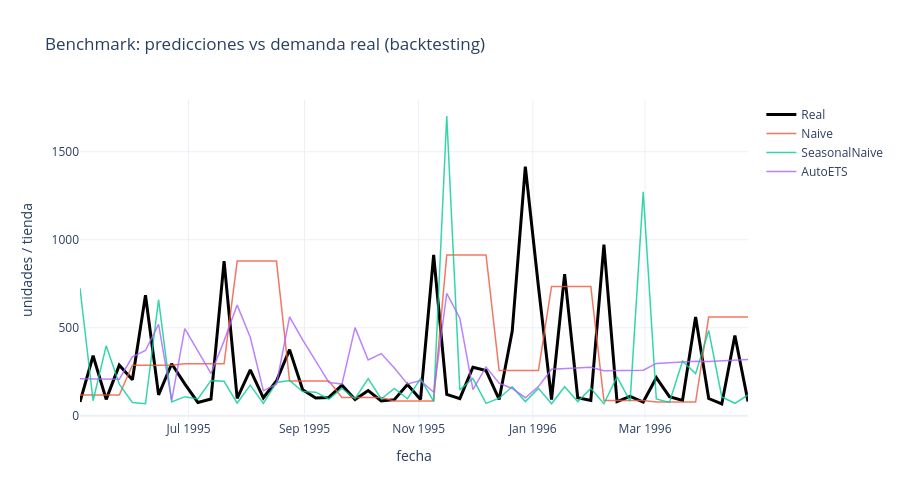

Notebook code cell kept with this figure:
### Code cell
fig = go.Figure()

# Real primero, en negro y grueso
fig.add_trace(go.Scatter(
    x=cv_sf["ds"], y=cv_sf["y"],
    name="Real", line=dict(color="black", width=3)
))

# Cada modelo
for m in ["Naive", "SeasonalNaive", "AutoETS"]:
    fig.add_trace(go.Scatter(
        x=cv_sf["ds"], y=cv_sf[m],
        name=m, line=dict(width=1.5), opacity=0.8
    ))

fig.update_layout(
    title="Benchmark: predicciones vs demanda real (backtesting)",
    xaxis_title="fecha",
    yaxis_title="unidades / tienda",
    hovermode="x unified",     # muestra todos los valores de una fecha al pasar el ratón
    template="plotly_white",
    height=500,
)
fig.show()
